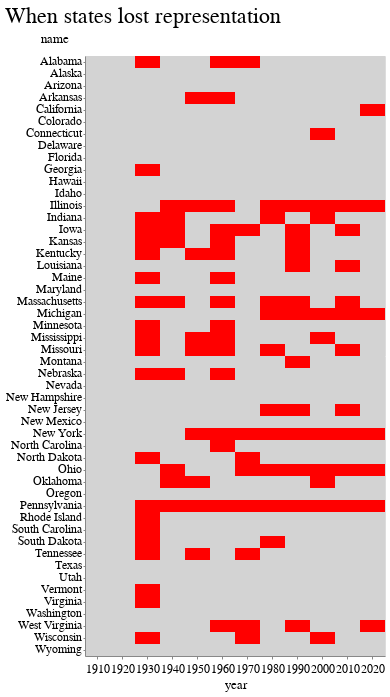

Notebook source saved alongside this figure:
### Markdown cell above
### Alternative chart forms

### Code cell
alt.Chart(change).mark_rect().encode(
    x="year:O",
    y="name:O",
    color=alt.condition(
        alt.datum.value < 0,
        alt.value("red"),  # The positive color
        alt.value("lightgray"),  # The negative color
    ),
).properties(height=600, width=300, title="When states lost representation")

### Figure 1 — Vega-Lite specification as saved in the notebook (floating-point values rounded to 4 significant figures; data arrays with more than 128 entries replaced by an {"elided": "..."} marker saying what was removed)
{"config": {"view": {"width": 800, "height": 450}, "background": "#ffffff", "title": {"anchor": "start", "font": "Benton Gothic Bold, sans", "fontColor": "#000000", "fontSize": 22, "fontWeight": "normal"}, "arc": {"fill": "#82c6df"}, "area": {"fill": "#82c6df"}, "line": {"stroke": "#82c6df", "strokeWidth": 3}, "path": {"stroke": "#82c6df"}, "rect": {"fill": "#82c6df"}, "shape": {"stroke": "#82c6df"}, "bar": {"fill": "#82c6df"}, "point": {"stroke": "#82c6df"}, "symbol": {"fill": "#82c6df", "size": 30}, "axis": {"titleFont": "Benton Gothic Bold, sans", "titleFontSize": 13, "titleFontWeight": "normal", "labelFont": "Benton Gothic, sans", "labelFontSize": 11.5, "labelFontWeight": "normal"}, "axisX": {"labelAngle": 0, "labelPadding": 4, "tickSize": 3}, "axisY": {"labelBaseline": "middle", "maxExtent": 45, "minExtent": 45, "tickSize": 2, "titleAlign": "left", "titleAngle": 0, "titleX": -45, "titleY": -11}, "legend": {"titleFont": "Benton Gothic Bold, sans", "titleFontSize": 13, "titleFontWeight": "normal", "symbolType": "square", "labelFont": "Benton Gothic, sans", "labelFontSize": 11.5}, "range": {"category": ["#3580b1", "#ec8431", "#ab7fb4", "#c89d29", "#adc839", "#829eb1"], "diverging": ["#e68a4f", "#f4bb6a", "#f9e39c", "#dadfe2", "#a6b7c6", "#849eae"], "heatmap": ["#fbf2c7", "#f9e39c", "#f8d36e", "#f4bb6a", "#e68a4f", "#d15a40", "#ab4232"], "ordinal": ["#fbf2c7", "#f9e39c", "#f8d36e", "#f4bb6a", "#e68a4f", "#d15a40", "#ab4232"], "ramp": ["#fbf2c7", "#f9e39c", "#f8d36e", "#f4bb6a", "#e68a4f", "#d15a40", "#ab4232"]}}, "data": {"name": "data-eff41a6bc4efb1670932432ccbc7c023"}, "mark": "rect", "encoding": {"color": {"condition": {"value": "red", "test": "(datum.value < 0)"}, "value": "lightgray"}, "x": {"type": "ordinal", "field": "year"}, "y": {"type": "ordinal", "field": "name"}}, "height": 600, "title": "When states lost representation", "width": 300, "$schema": "https://vega.github.io/schema/vega-lite/v4.0.2.json", "datasets": {"data-eff41a6bc4efb1670932432ccbc7c023": {"elided": "600 records"}}}
